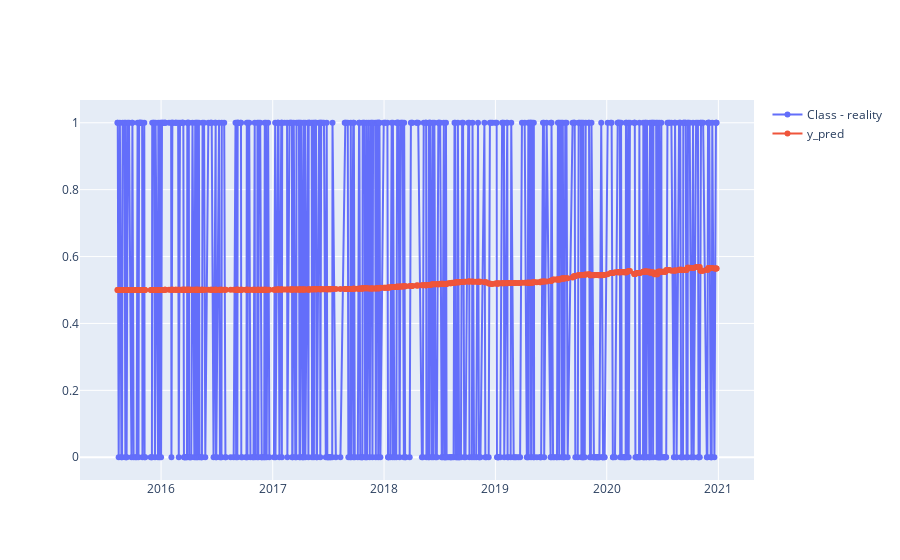

Notebook cell for this chart:
### Code cell
import plotly.graph_objects as go

# Create traces
fig = go.Figure()
fig.add_trace(go.Scatter(x=df_y_test.index, y=df_y_test['Class'],
                    mode='lines+markers',
                    name='Class - reality'))
fig.add_trace(go.Scatter(x=df_y_test.index, y=df_y_test['y_pred_prob'],
                    mode='lines+markers',
                    name='y_pred'))
fig.show()

### Figure 1 — Plotly figure (JSON) as saved in the notebook; plotly's stock layout.template omitted (floating-point values rounded to 4 significant figures; data arrays with more than 128 entries replaced by an {"elided": "..."} marker saying what was removed)
{"data": [{"mode": "lines+markers", "name": "Class - reality", "type": "scatter", "x": {"elided": "590 str values"}, "y": {"elided": "590 int values"}}, {"mode": "lines+markers", "name": "y_pred", "type": "scatter", "x": {"elided": "590 str values"}, "y": {"elided": "590 float values"}}], "layout": {}}
